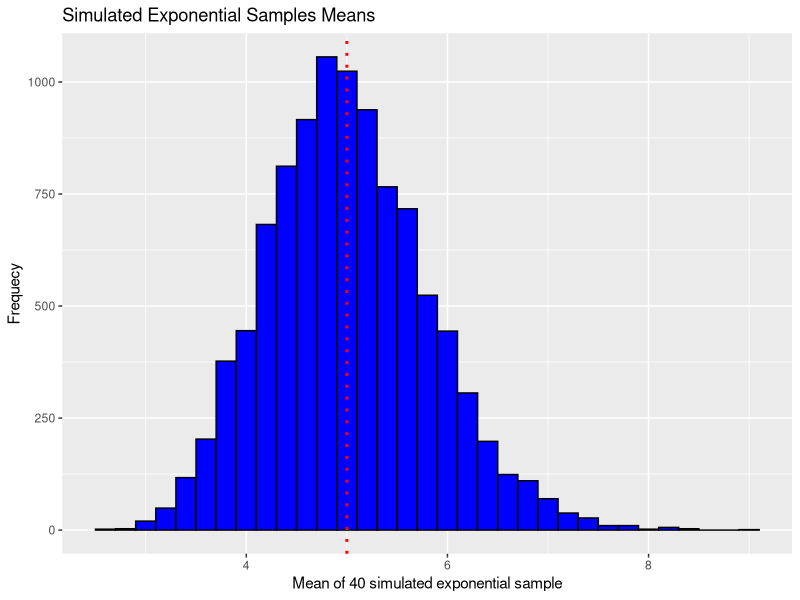
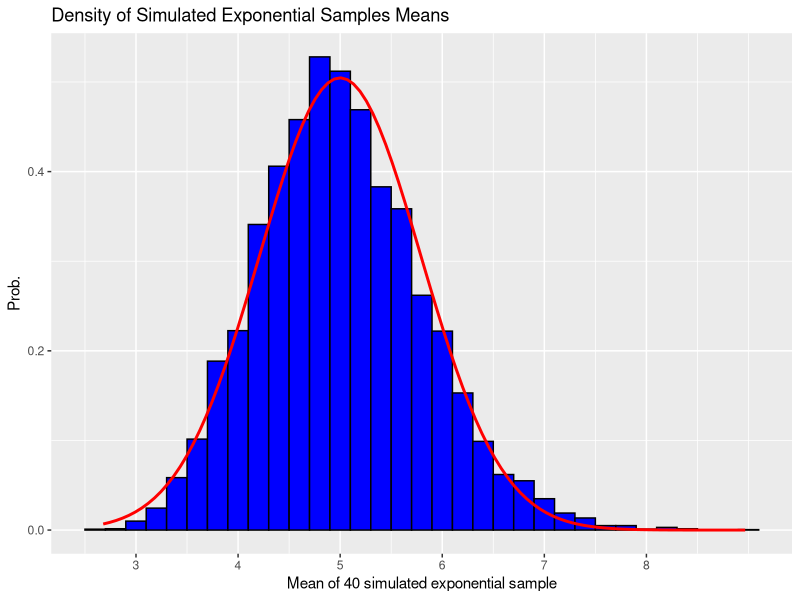
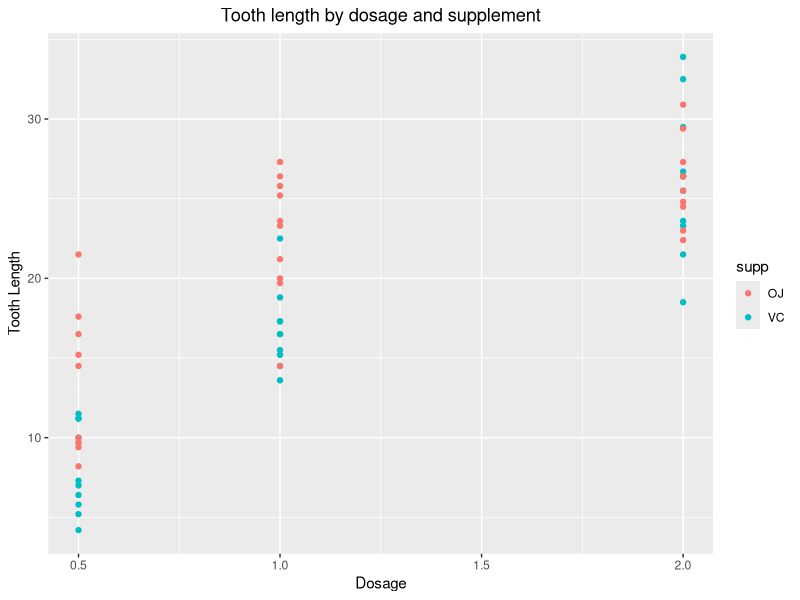

These charts were generated, in order, by the following R code:
## ---- chunk 1
#Inputs
n=40                            #Sample Size
B=10000                          #Number of simulations

lambda=0.2                      #Lambda for exponential distributions
ExpMean=1/0.2                   #Theoretical mean and sd of the exponential distribution
ExpVariance=(1/lambda)^2/n      #Theoretical variance of the exponential distribution
## ---- chunk 2
set.seed=0
## ---- chunk 3
SampleMean=NULL

#Simulations
for (i in 1:B) {
        sample=rexp(n,lambda)
        SampleMean=c(SampleMean,mean(sample))
} 

## ---- chunk 4
head(SampleMean)
## ---- chunk 5
SimMean=round(mean(SampleMean),4)
ExpMean
## ---- chunk 6
library(ggplot2)
SampleMean <- as.data.frame(SampleMean)
g <- ggplot(SampleMean, aes(x=SampleMean))
g <- g + geom_histogram(binwidth = .2, color="black", fill="blue") +
    geom_vline(xintercept = ExpMean, color="red", size=1, linetype=3) +
    labs(x="Mean of 40 simulated exponential sample", y= "Frequecy", 
         title="Simulated Exponential Samples Means")
g
## ---- chunk 7
SampleVar=as.numeric(round(var(SampleMean),4))
SampleVar
ExpVariance
## ---- chunk 8
table=matrix(c(ExpMean, SimMean, ExpVariance,SampleVar),
                ncol = 2, byrow=TRUE)
colnames(table)=c("Theroetical","Sample Mean")
rownames(table)=c("Mean","Variance")
table=as.table(table)
table
## ---- chunk 9
g <- ggplot(SampleMean, aes(x=SampleMean))
g <- g + geom_histogram(binwidth = .2, color="black", fill="blue" , aes(y=..density..))+
         stat_function(fun=dnorm, args=list(mean=ExpMean, sd=sqrt(ExpVariance)), 
                       color="red", size =1) +
         scale_x_continuous(breaks=seq(0,8,by=1))+
         labs(x="Mean of 40 simulated exponential sample", y= "Prob.", 
         title="Density of Simulated Exponential Samples Means")
g
## ---- chunk 10
data("ToothGrowth")
head(ToothGrowth)
## ---- chunk 11
str(ToothGrowth)
unique(ToothGrowth$dose)
## ---- chunk 12
summary(ToothGrowth)
## ---- chunk 13
graph = ggplot(ToothGrowth,aes(x=dose,y=len,dose=factor(supp)))+
        geom_point(aes(color=supp))+
        labs(y="Tooth Length",x="Dosage",title="Tooth length by dosage and supplement")+
        theme(plot.title = element_text(hjust = 0.5))
graph
## ---- chunk 14
t.test(ToothGrowth$len[ToothGrowth$supp=="OJ"],ToothGrowth$len[ToothGrowth$supp=="VC"],
       paired=F,var.equal=F)
## ---- chunk 15
t.test(ToothGrowth$len[ToothGrowth$dose==0.5],ToothGrowth$len[ToothGrowth$dose==1],
       paired=F,var.equal=F)
## ---- chunk 16
t.test(ToothGrowth$len[ToothGrowth$dose==1],ToothGrowth$len[ToothGrowth$dose==2],
       paired=F,var.equal=F)
